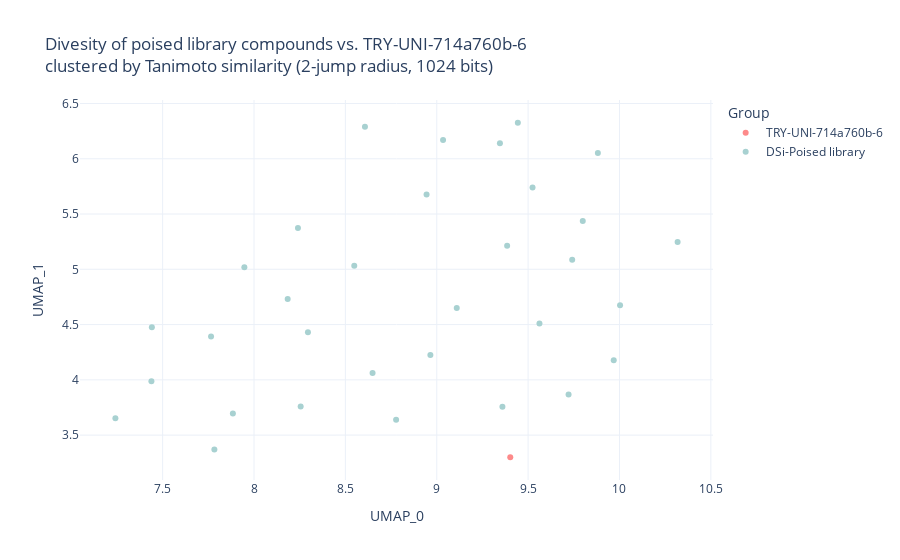

Notebook source saved alongside this figure:
### Code cell
import plotly.express as px

starting['Group'] = starting.from_poised_library.map({True: 'DSi-Poised library', False: 'TRY-UNI-714a760b-6'})

fig = px.scatter(starting, 
                   "UMAP_0", 
                   "UMAP_1",
                 hover_data=['CID (canonical)'],
                 template="plotly_white",
                   color='Group',
                   color_discrete_map={'TRY-UNI-714a760b-6': '#FD8A8A', 'DSi-Poised library': '#A8D1D1'},
                   title=f'Divesity of poised library compounds vs. TRY-UNI-714a760b-6<br>clustered by Tanimoto similarity ({radius}-jump radius, {nBits} bits)',
                   opacity=1
                   )
fig.write_image("images/DSi-poised-tryfon-fp.png")
fig

### Figure 1 — Plotly figure (JSON) as saved in the notebook; plotly's stock layout.template omitted (floating-point values rounded to 4 significant figures)
{"data": [{"customdata": [["TRY-UNI-714a760b-6"]], "hovertemplate": "Group=TRY-UNI-714a760b-6<br>UMAP_0=%{x}<br>UMAP_1=%{y}<br>CID (canonical)=%{customdata[0]}<extra></extra>", "legendgroup": "TRY-UNI-714a760b-6", "marker": {"color": "#FD8A8A", "opacity": 1, "symbol": "circle"}, "mode": "markers", "name": "TRY-UNI-714a760b-6", "orientation": "v", "showlegend": true, "type": "scatter", "x": [9.402], "xaxis": "x", "y": [3.3], "yaxis": "y"}, {"customdata": [["MAK-UNK-6435e6c2-7"], ["ALE-HEI-f28a35b5-9"], ["AAR-POS-0daf6b7e-23"], ["AAR-POS-0daf6b7e-25"], ["AAR-POS-0daf6b7e-27"], ["AAR-POS-0daf6b7e-28"], ["AAR-POS-0daf6b7e-29"], ["AAR-POS-0daf6b7e-30"], ["AAR-POS-0daf6b7e-32"], ["AAR-POS-0daf6b7e-33"], ["AAR-POS-0daf6b7e-34"], ["AAR-POS-0daf6b7e-38"], ["AAR-POS-0daf6b7e-39"], ["AAR-POS-0daf6b7e-41"], ["AAR-POS-0daf6b7e-42"], ["AAR-POS-0daf6b7e-43"], ["AAR-POS-0daf6b7e-44"], ["AAR-POS-0daf6b7e-45"], ["AAR-POS-0daf6b7e-46"], ["AAR-POS-d2a4d1df-1"], ["AAR-POS-d2a4d1df-2"], ["AAR-POS-d2a4d1df-4"], ["AAR-POS-d2a4d1df-5"], ["AAR-POS-d2a4d1df-6"], ["AAR-POS-d2a4d1df-7"], ["AAR-POS-d2a4d1df-9"], ["AAR-POS-d2a4d1df-10"], ["AAR-POS-d2a4d1df-11"], ["AAR-POS-d2a4d1df-12"], ["AAR-POS-d2a4d1df-19"], ["AAR-POS-d2a4d1df-21"], ["MAT-POS-7dfc56d9-1"]], "hovertemplate": "Group=DSi-Poised library<br>UMAP_0=%{x}<br>UMAP_1=%{y}<br>CID (canonical)=%{customdata[0]}<extra></extra>", "legendgroup": "DSi-Poised library", "marker": {"color": "#A8D1D1", "opacity": 1, "symbol": "circle"}, "mode": "markers", "name": "DSi-Poised library", "orientation": "v", "showlegend": true, "type": "scatter", "x": [8.944, 9.359, 8.778, 10.32, 7.441, 7.242, 7.439, 7.783, 8.24, 9.968, 10.0, 8.255, 9.346, 8.649, 9.444, 8.184, 8.549, 9.882, 9.524, 9.799, 9.385, 8.607, 9.562, 7.947, 7.884, 8.965, 9.741, 9.721, 9.109, 7.765, 8.295, 9.035], "xaxis": "x", "y": [5.677, 3.757, 3.64, 5.247, 4.476, 3.652, 3.988, 3.369, 5.374, 4.176, 4.675, 3.759, 6.141, 4.062, 6.326, 4.731, 5.031, 6.053, 5.74, 5.438, 5.212, 6.29, 4.509, 5.019, 3.697, 4.225, 5.086, 3.868, 4.65, 4.392, 4.431, 6.17], "yaxis": "y"}], "layout": {"autosize": true, "legend": {"title": {"text": "Group"}, "tracegroupgap": 0}, "title": {"text": "Divesity of poised library compounds vs. TRY-UNI-714a760b-6<br>clustered by Tanimoto similarity (2-jump radius, 1024 bits)"}, "xaxis": {"anchor": "y", "autorange": true, "domain": [0, 1], "range": [7.057, 10.5], "title": {"text": "UMAP_0"}, "type": "linear"}, "yaxis": {"anchor": "x", "autorange": true, "domain": [0, 1], "range": [3.055, 6.571], "title": {"text": "UMAP_1"}, "type": "linear"}}}
